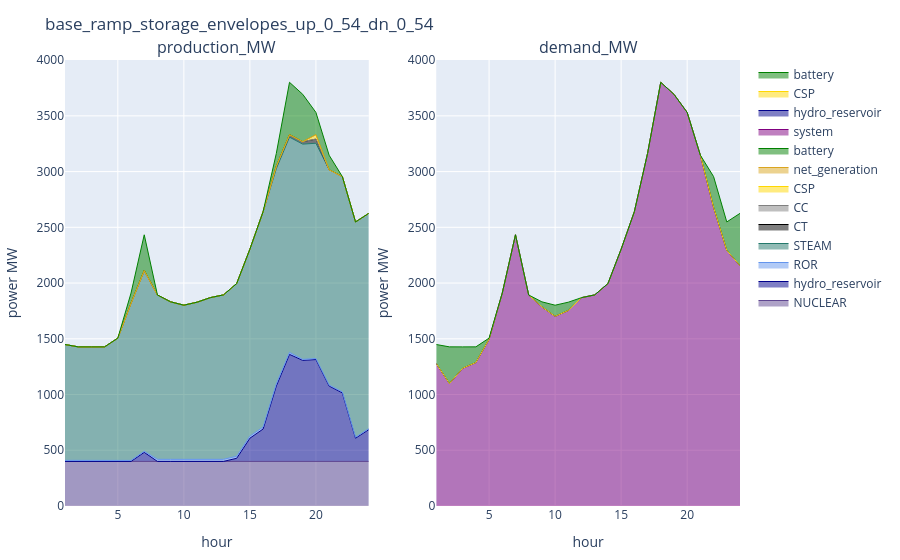

The code cell stored with this chart in its notebook:
### Markdown cell above
### UC

### Code cell
config_ = config_1
supply_uc_ = supply_uc[(supply_uc.configuration .== config_) .& (supply_uc.day .== day_), :]
demand_uc_ = demand_uc[(demand_uc.configuration .== config_) .& (demand_uc.day .== day_), :]
reserve_uc_ = reserve_uc[(reserve_uc.configuration .== config_) .& (reserve_uc.day .== day_), :]
plot_supply_demand(supply_uc_, demand_uc_, string(config_))

### Figure 1 — Plotly figure (JSON) as saved in the notebook; plotly's stock layout.template omitted (floating-point values rounded to 4 significant figures)
{"data": [{"line": {"color": "rgba(95, 70, 144, 1)", "shape": "line", "width": 1}, "mode": "lines", "name": "NUCLEAR", "stackgroup": "one", "type": "scatter", "x": [1, 2, 3, 4, 5, 6, 7, 8, 9, 10, 11, 12, 13, 14, 15, 16, 17, 18, 19, 20, 21, 22, 23, 24], "xaxis": "x1", "y": [400, 400, 400, 400, 400, 400, 400, 400, 400, 400, 400, 400, 400, 400, 400, 400, 400, 400, 400, 400, 400, 400, 400, 400], "yaxis": "y1"}, {"line": {"color": "darkblue", "shape": "line", "width": 1}, "mode": "lines", "name": "hydro_reservoir", "stackgroup": "one", "type": "scatter", "x": [1, 2, 3, 4, 5, 6, 7, 8, 9, 10, 11, 12, 13, 14, 15, 16, 17, 18, 19, 20, 21, 22, 23, 24], "xaxis": "x1", "y": [0, 0, 0, 0, 0, 0, 81.25, 0, 0, 0, 0, 0, 0, 27.81, 208, 290.5, 676, 960.0, 906.1, 913.7, 676, 614.9, 208, 284.8], "yaxis": "y1"}, {"line": {"color": "cornflowerblue", "shape": "line", "width": 1}, "mode": "lines", "name": "ROR", "stackgroup": "one", "type": "scatter", "x": [1, 2, 3, 4, 5, 6, 7, 8, 9, 10, 11, 12, 13, 14, 15, 16, 17, 18, 19, 20, 21, 22, 23, 24], "xaxis": "x1", "y": [9.3, 9.5, 9.3, 9.5, 9.3, 9.1, 9.5, 18.9, 18.5, 18.5, 18.7, 18.5, 18.7, 18.7, 18.7, 18.7, 18.9, 17.9, 9.3, 9.5, 9.3, 9.3, 9.1, 9.3], "yaxis": "y1"}, {"line": {"color": "rgba(36, 121, 108, 1)", "shape": "line", "width": 1}, "mode": "lines", "name": "STEAM", "stackgroup": "one", "type": "scatter", "x": [1, 2, 3, 4, 5, 6, 7, 8, 9, 10, 11, 12, 13, 14, 15, 16, 17, 18, 19, 20, 21, 22, 23, 24], "xaxis": "x1", "y": [1039.0, 1018.0, 1018.0, 1018.0, 1097.0, 1409.0, 1621.0, 1474.0, 1413.0, 1383.0, 1410.0, 1451.0, 1475.0, 1549.0, 1677.0, 1931, 1931, 1931, 1931, 1931, 1931, 1931, 1931, 1931], "yaxis": "y1"}, {"line": {"color": "black", "shape": "line", "width": 1}, "mode": "lines", "name": "CT", "stackgroup": "one", "type": "scatter", "x": [1, 2, 3, 4, 5, 6, 7, 8, 9, 10, 11, 12, 13, 14, 15, 16, 17, 18, 19, 20, 21, 22, 23, 24], "xaxis": "x1", "y": [0, 0, 0, 0, 0, 0, 0, 0, 0, 0, 0, 0, 0, 0, 0, 0, 22, 22, 22, 37.39, 0, 0, 0, 0], "yaxis": "y1"}, {"line": {"color": "grey", "shape": "line", "width": 1}, "mode": "lines", "name": "CC", "stackgroup": "one", "type": "scatter", "x": [1, 2, 3, 4, 5, 6, 7, 8, 9, 10, 11, 12, 13, 14, 15, 16, 17, 18, 19, 20, 21, 22, 23, 24], "xaxis": "x1", "y": [0, 0, 0, 0, 0, 0, 0, 0, 0, 0, 0, 0, 0, 0, 0, 0, 0, 0, 0, 0, 0, 0, 0, 0], "yaxis": "y1"}, {"line": {"color": "gold", "shape": "line", "width": 1}, "mode": "lines", "name": "CSP", "stackgroup": "one", "type": "scatter", "x": [1, 2, 3, 4, 5, 6, 7, 8, 9, 10, 11, 12, 13, 14, 15, 16, 17, 18, 19, 20, 21, 22, 23, 24], "xaxis": "x1", "y": [0, 0, 0, 0, 0, 0, 0, 0, 0, 0, 0, 0, 0, 0, 0, 0, 0, 0, 0, 39.29, 0, 0, 0, 0], "yaxis": "y1"}, {"line": {"color": "goldenrod", "shape": "line", "width": 1}, "mode": "lines", "name": "net_generation", "stackgroup": "one", "type": "scatter", "x": [1, 2, 3, 4, 5, 6, 7, 8, 9, 10, 11, 12, 13, 14, 15, 16, 17, 18, 19, 20, 21, 22, 23, 24], "xaxis": "x1", "y": [0, 0, 0, 0, 0, 0, 0, 0, 0, 0, 0, 0, 0, 0, 0, 0, 0, 0, 0, 0, 0, 0, 0, 0], "yaxis": "y1"}, {"line": {"color": "green", "shape": "line", "width": 1}, "mode": "lines", "name": "battery", "stackgroup": "one", "type": "scatter", "x": [1, 2, 3, 4, 5, 6, 7, 8, 9, 10, 11, 12, 13, 14, 15, 16, 17, 18, 19, 20, 21, 22, 23, 24], "xaxis": "x1", "y": [0, 0, 0, 0, 0, 91.53, 320.9, 0, 0, 0, 0, 0, 0, 0, 0, 0, 114.3, 470, 424.7, 200, 130.4, 0, 0, 0], "yaxis": "y1"}, {"line": {"color": "purple", "shape": "line", "width": 1}, "mode": "lines", "name": "system", "stackgroup": "one", "type": "scatter", "x": [1, 2, 3, 4, 5, 6, 7, 8, 9, 10, 11, 12, 13, 14, 15, 16, 17, 18, 19, 20, 21, 22, 23, 24], "xaxis": "x2", "y": [1278.0, 1099.0, 1235.0, 1287.0, 1496.0, 1910.0, 2433.0, 1893.0, 1786.0, 1701.0, 1754.0, 1869.0, 1894.0, 1995.0, 2303.0, 2640.0, 3162.0, 3801.0, 3693.0, 3531.0, 3147.0, 2679.0, 2293.0, 2155.0], "yaxis": "y2"}, {"line": {"color": "darkblue", "shape": "line", "width": 1}, "mode": "lines", "name": "hydro_reservoir", "stackgroup": "one", "type": "scatter", "x": [1, 2, 3, 4, 5, 6, 7, 8, 9, 10, 11, 12, 13, 14, 15, 16, 17, 18, 19, 20, 21, 22, 23, 24], "xaxis": "x2", "y": [0, 0, 0, 0, 0, 0, 0, 0, 0, 0, 0, 0, 0, 0, 0, 0, 0, 0, 0, 0, 0, 0, 0, 0], "yaxis": "y2"}, {"line": {"color": "gold", "shape": "line", "width": 1}, "mode": "lines", "name": "CSP", "stackgroup": "one", "type": "scatter", "x": [1, 2, 3, 4, 5, 6, 7, 8, 9, 10, 11, 12, 13, 14, 15, 16, 17, 18, 19, 20, 21, 22, 23, 24], "xaxis": "x2", "y": [0, 0, 0, 0, 0, 0, 0, 0, 0, 0, 0, 0, 0, 0, 0, 0, 0, 0, 0, 0, 0, 0, 0, 0], "yaxis": "y2"}, {"line": {"color": "green", "shape": "line", "width": 1}, "mode": "lines", "name": "battery", "stackgroup": "one", "type": "scatter", "x": [1, 2, 3, 4, 5, 6, 7, 8, 9, 10, 11, 12, 13, 14, 15, 16, 17, 18, 19, 20, 21, 22, 23, 24], "xaxis": "x2", "y": [170.9, 328.9, 191.8, 140.5, 10.28, 0, 0, 0, 45.19, 100, 74.35, 0, 0, 0, 0, 0, 0, 0, 0, 0, 0, 276.5, 254.8, 470], "yaxis": "y2"}], "layout": {"annotations": [{"font": {"size": 16}, "showarrow": false, "text": "production_MW", "x": 0.225, "xanchor": "center", "xref": "paper", "y": 1, "yanchor": "bottom", "yref": "paper"}, {"font": {"size": 16}, "showarrow": false, "text": "demand_MW", "x": 0.775, "xanchor": "center", "xref": "paper", "y": 1, "yanchor": "bottom", "yref": "paper"}], "margin": {"b": 50, "l": 50, "r": 50, "t": 60}, "title": "base_ramp_storage_envelopes_up_0_54_dn_0_54", "xaxis1": {"anchor": "y1", "domain": [0, 0.45], "title": {"text": "hour"}}, "xaxis2": {"anchor": "y2", "domain": [0.55, 1], "title": {"text": "hour"}}, "yaxis1": {"anchor": "x1", "domain": [0, 1], "title": {"text": "power MW"}}, "yaxis2": {"anchor": "x2", "domain": [0, 1], "title": {"text": "power MW"}}}}
